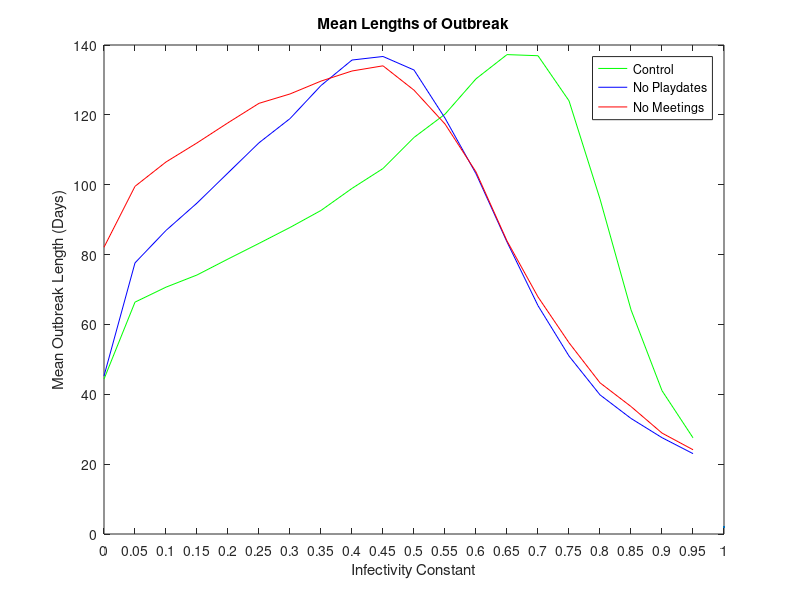
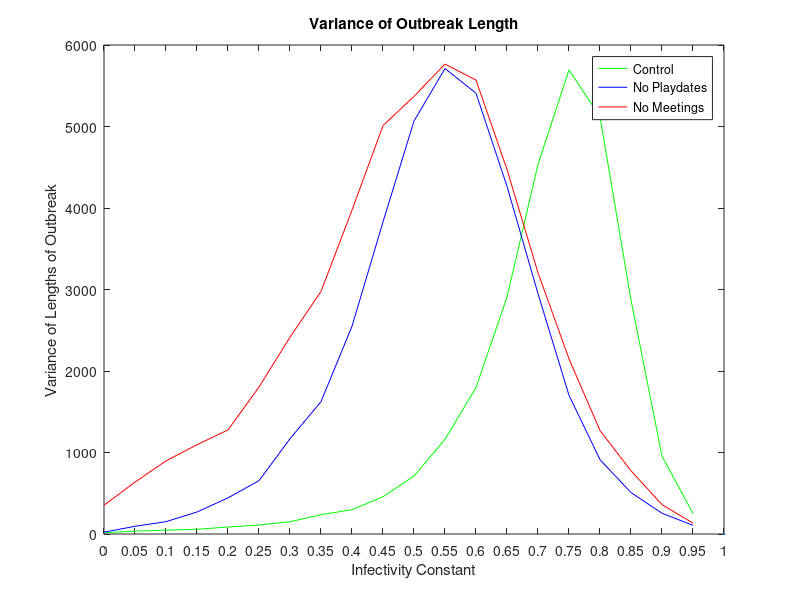
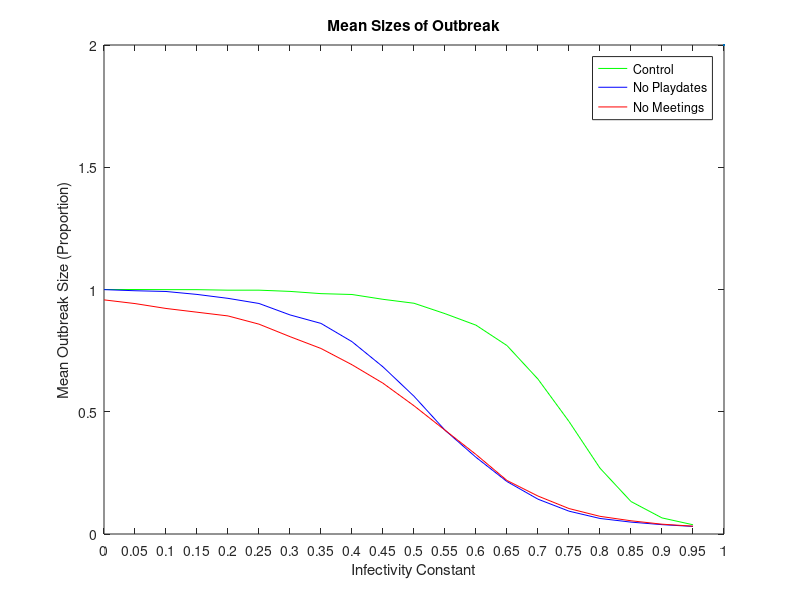
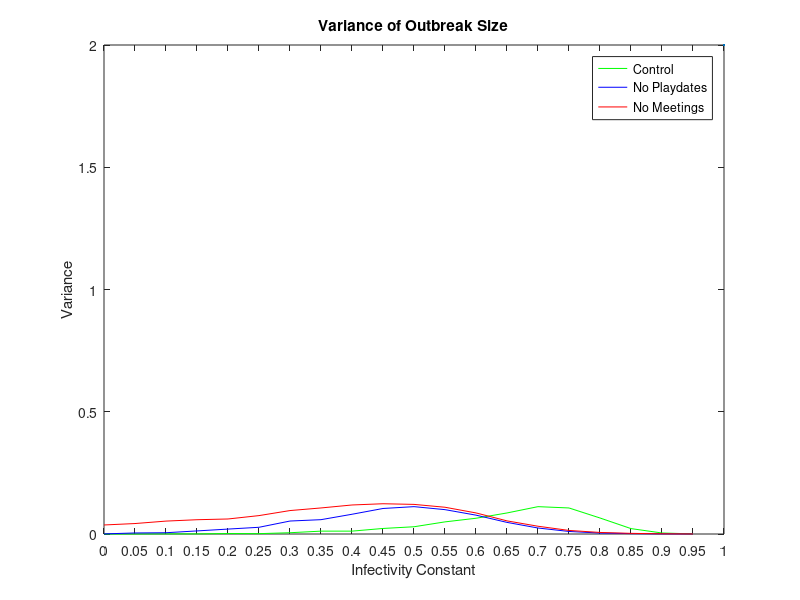

Write the MATLAB code that produced these figures, in order.
clear all
load longer_sim_data.mat outbreak_lengths outbreak_sizes

% control/noplaydates/nomeetings, inf_const, trial #

meanLengthsControl = NaN(1, 20);
meanLengthsNoPlaydates = NaN(1, 20);
meanLengthsNoMeetings = NaN(1, 20);
varLengthsControl = NaN(1, 20);
varLengthsNoPlaydates = NaN(1, 20);
varLengthsNoMeetings = NaN(1, 20);
meanSizesControl = NaN(1, 20);
meanSizesNoPlaydates = NaN(1, 20);
meanSizesNoMeetings = NaN(1, 20);
varSizesControl = NaN(1, 20);
varSizesNoPlaydates = NaN(1, 20);
varSizesNoMeetings = NaN(1, 20);

X = NaN(1, 20);
for i = 1:20
    inf_const = (i-1) * 0.05;
    X(i) = inf_const;
end

for x = 1:20
    for type = 1:3
        all_lengths = outbreak_lengths(type, x, :);
        mean_length = mean(all_lengths, "omitnan");
        var_of_lengths = var(all_lengths, "omitnan");
        all_sizes = outbreak_sizes(type, x, :);
        mean_size = mean(all_sizes, "omitnan");
        var_of_sizes = var(all_sizes, "omitnan");
        switch type
            case 1
                meanLengthsControl(x) = mean_length;
                varLengthsControl(x) = var_of_lengths;
                meanSizesControl(x) = mean_size;
                varSizesControl(x) = var_of_sizes;
            case 2
                meanLengthsNoPlaydates(x) = mean_length;
                varLengthsNoPlaydates(x) = var_of_lengths;
                meanSizesNoPlaydates(x) = mean_size;
                varSizesNoPlaydates(x) = var_of_sizes;
            case 3
                meanLengthsNoMeetings(x) = mean_length;
                varLengthsNoMeetings(x) = var_of_lengths;
                meanSizesNoMeetings(x) = mean_size;
                varSizesNoMeetings(x) = var_of_sizes;
        end
    end
end

close all

figure (1)

plot(X, meanLengthsControl, 'g', X, meanLengthsNoPlaydates, 'b', X, meanLengthsNoMeetings, 'r', LineWidth = 2);
title('Mean Lengths of Outbreak')
xlabel('Infectivity Constant')
ylabel('Mean Outbreak Length (Days)')
legend("Control", "No Playdates", "No Meetings")
ticks = 0:0.05:1;
xticks(ticks)

saveas(1, "meanLengths.jpg")

figure(2)

plot(X, varLengthsControl, 'g', X, varLengthsNoPlaydates, 'b', X, varLengthsNoMeetings, 'r', LineWidth = 2);
title('Variance of Outbreak Length')
xlabel('Infectivity Constant')
ylabel('Variance of Lengths of Outbreak')
legend("Control", "No Playdates", "No Meetings")
xticks(ticks)

saveas(2, "varLengths.jpg")


figure(3)

plot(X, meanSizesControl, 'g', X, meanSizesNoPlaydates, 'b', X, meanSizesNoMeetings, 'r', LineWidth = 2);
title('Mean Sizes of Outbreak')
xlabel('Infectivity Constant')
ylabel('Mean Outbreak Size (Proportion)')
legend("Control", "No Playdates", "No Meetings")
xticks(ticks)

saveas(3, "meanSizes.jpg")

figure(4)

plot(X, varSizesControl, 'g', X, varSizesNoPlaydates, 'b', X, varSizesNoMeetings, 'r', LineWidth = 2);
title('Variance of Outbreak Size')
xlabel('Infectivity Constant')
ylabel('Variance')
legend("Control", "No Playdates", "No Meetings")
xticks(ticks)

saveas(4, "varSizes.jpg")



%3. writeup methods and upload results

